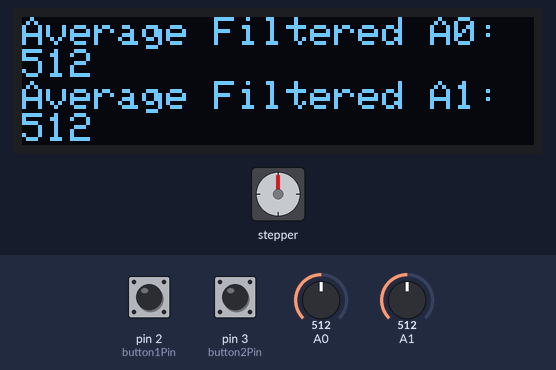
The sketch below on a simulated Arduino Uno, built with avr-gcc and run on an emulated ATmega328P. On the bench: 128×32 one-colour display, stepper motor. The inputs (shaded band) are chosen by the test bench; at power-on: A1 = 512, A0 = 512, pin 2 (button1Pin) HIGH, pin 3 (button2Pin) HIGH. The display library's start-up logo is not drawn; stepper angles assume 200 steps per turn; what the sketch prints to the serial monitor is not drawn.

Above: at 14.2 s.
14.3 s: A1 set to 716
At 15.0 s:
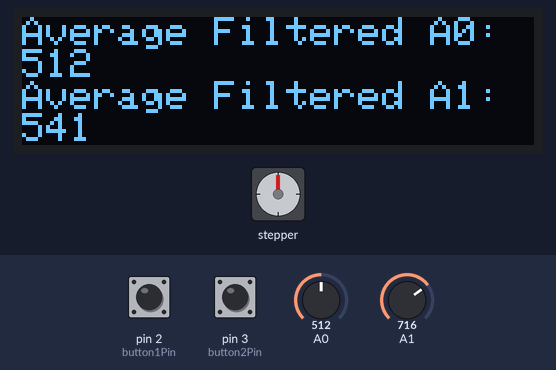
17.3 s: A0 set to 716
At 18.4 s:
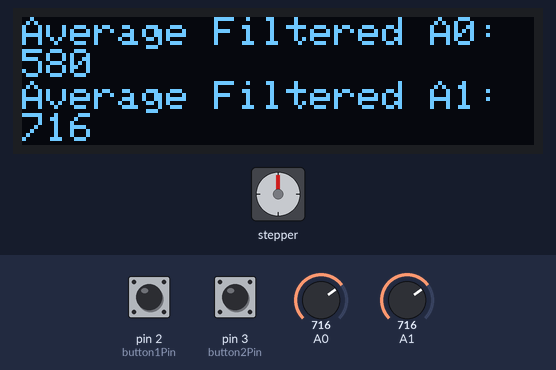
20.3 s: A1 set to 900
At 21.05 s:
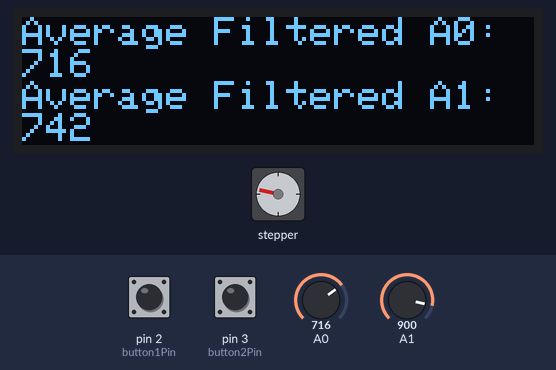
23.3 s: A0 set to 900
At 23.75 s:
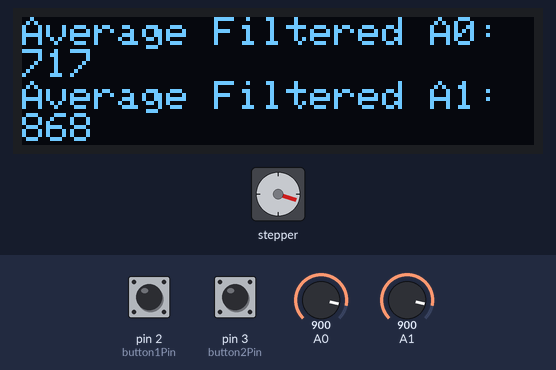
25.7 s: A1 set to 306
At 26.75 s:
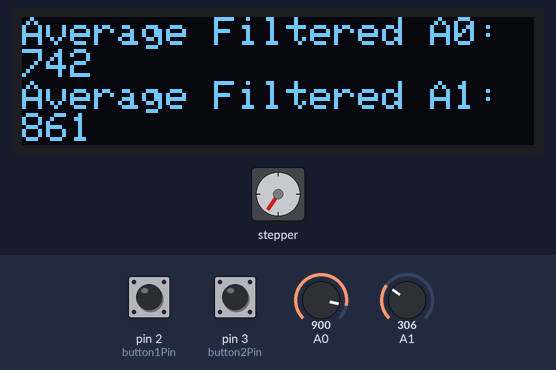
Timing chart, 0 to 29.7 s (numbered marks = the images above; inputs shaded):
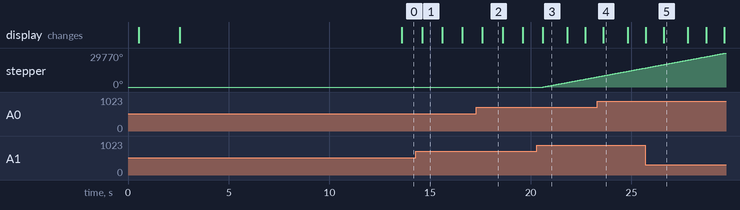

The sketch:

MOTOR_CONTROLER_TEST.ino
```cpp
#include <AccelStepper.h>
#include "OLED_DISPLAY.h"

// Define pin connections
const int dirPin = 5;
const int stepPin = 4;
const int button1Pin = 2; // Button to spin clockwise (emptying)
const int button2Pin = 3; // Button to spin anticlockwise (filling)
const int sleepPin = 8; // Sleep pin for the motor driver

// Define motor interface type
#define motorInterfaceType 1

// Creates an instance
AccelStepper myStepper(motorInterfaceType, stepPin, dirPin);

// Variables to store the current direction and running state
volatile bool button1Pressed = false;
volatile bool button2Pressed = false;
volatile bool motorRunning = false;
volatile bool emergencyEmptying = false;
volatile bool emergencyFilling = false;

// Timer variables for non-blocking analog read
unsigned long previousMillis = 0;
const long readInterval = 100; // 100 milliseconds for 10 readings per second
const long averageInterval = 1000; // 1 second for averaging

// Variables for filtering sensor readings
unsigned long startTime = 0;
float sumA0 = 0, sumA1 = 0;
int countA0 = 0, countA1 = 0; // Separate counters for A0 and A1 readings

// Leaky integrator parameters
const float alpha = 0.99; // Smoothing factor for steady state
const float initialAlpha = 0.2; // Smoothing factor for startup phase
const int startupReadings = 80; // Number of readings in the startup phase

// Low-pass filter parameters
const float beta = 0.9; // Smoothing factor for the low-pass filter

// Filter states
float yA0 = 0;
float yA1 = 0;
float lpA0 = 0;
float lpA1 = 0;

// Variable to track the number of readings
int readingCount = 0;

// Variables for emergency filling condition
const int consecutiveReadingsRequired = 10 * 10; // 10 seconds * 10 readings per second
int consecutiveReadingsCount = 0;
float previousFilteredA0 = 0;

// Flag to alternate readings
bool readA0Next = true;

void setup() {

  delay(500);

  // Initialize Serial communication
  Serial.begin(9600);
  Serial.println("Vat Filler Prototype Test");

  // Set the minimum pulse width (in microseconds)
  myStepper.setMinPulseWidth(1); // 1 microsecond for the A4988 driver

  // Set the maximum speed
  myStepper.setMaxSpeed(5000); // Maximum speed in steps per second

  // Configure button pins as inputs with internal pull-up resistors
  pinMode(button1Pin, INPUT_PULLUP);
  pinMode(button2Pin, INPUT_PULLUP);
  pinMode(dirPin, OUTPUT);
  pinMode(sleepPin, OUTPUT);

  digitalWrite(sleepPin, LOW); // Put motor driver to sleep

  // Attach interrupts to the buttons
  attachInterrupt(digitalPinToInterrupt(button1Pin), button1ISR, CHANGE);
  attachInterrupt(digitalPinToInterrupt(button2Pin), button2ISR, CHANGE);

  setupOLED();

  // Perform sensor calibration to initialize filter states
  calibrateSensors();

  // Initialize the start time for sensor reading
  startTime = millis();
}

void loop() {
  unsigned long currentMillis = millis();

  if (readingCount > startupReadings) {
    if (emergencyEmptying) { // Emergency emptying state
      motorRunning = true;
      digitalWrite(sleepPin, HIGH); // Ensure motor driver is awake
      myStepper.enableOutputs();
      digitalWrite(dirPin, HIGH);
      myStepper.setSpeed(3000); // Set desired speed in steps per second
    } else if (emergencyFilling) { // Emergency filling state
      motorRunning = true;
      digitalWrite(sleepPin, HIGH); // Ensure motor driver is awake
      myStepper.enableOutputs();
      digitalWrite(dirPin, LOW);
      myStepper.setSpeed(-3000); // Set desired speed in steps per second
    } else if (button1Pressed) { // Manual emptying state
      motorRunning = true;
      digitalWrite(sleepPin, HIGH); // Ensure motor driver is awake
      myStepper.enableOutputs();
      digitalWrite(dirPin, HIGH);
      myStepper.setSpeed(3700); // Set desired speed in steps per second
    } else if (button2Pressed) { // Manual filling state
      motorRunning = true;
      digitalWrite(sleepPin, HIGH); // Ensure motor driver is awake
      myStepper.enableOutputs();
      digitalWrite(dirPin, LOW);
      myStepper.setSpeed(-3700); // Set desired speed in steps per second
    } else if (motorRunning) {
      motorRunning = false;
      myStepper.setSpeed(0);
      myStepper.runSpeed(); // Ensure motor stops running
      myStepper.disableOutputs();
      digitalWrite(sleepPin, LOW); // Put motor driver to sleep
    }
  }

  // Run the motor at the set speed
  myStepper.runSpeed();

  // Check if it's time to read analog pins
  if (currentMillis - previousMillis >= readInterval) {
    previousMillis = currentMillis;

    // Alternate reading A0 and A1
    float filteredA0, filteredA1;

    if (readA0Next) {
      filteredA0 = readFilteredAnalog(A0, &yA0, &lpA0);
      filteredA1 = lpA1; // Use previous value
      sumA0 += filteredA0;
      countA0++;
    } else {
      filteredA1 = readFilteredAnalog(A1, &yA1, &lpA1);
      filteredA0 = lpA0; // Use previous value
      sumA1 += filteredA1;
      countA1++;
    }

    readA0Next = !readA0Next; // Toggle the flag

    // Calculate the gradient of the filtered value of A0
    float gradientA0 = filteredA0 - previousFilteredA0;
    previousFilteredA0 = filteredA0;

    // Check if the gradient of A0 is close to zero
    if (abs(gradientA0) < 0.25 && filteredA0 < 1000) {
      consecutiveReadingsCount++;
      // Exit emergency filling state if the condition is met for the required time
      if (consecutiveReadingsCount >= consecutiveReadingsRequired) {
        emergencyFilling = false;
        emergencyEmptying = false;
        motorRunning = false;
        myStepper.setSpeed(0);
        myStepper.runSpeed();
        myStepper.disableOutputs();
        digitalWrite(sleepPin, LOW); // Put motor driver to sleep
      }
    } else {
      consecutiveReadingsCount = 0; // Reset the counter if the condition is not met
    }

    if (currentMillis - startTime >= averageInterval) { // 1 second has passed
      float averageA0 = sumA0 / countA0;
      float averageA1 = sumA1 / countA1;

      // Round the averages to the nearest integer
      int roundedA0 = round(averageA0);
      int roundedA1 = round(averageA1);

      Serial.print("Average Filtered A0: ");
      Serial.print(roundedA0);
      Serial.print("\tAverage Filtered A1: ");
      Serial.println(roundedA1);

      updateOLED(roundedA0, roundedA1);

      // Check for sensor error condition
      if (roundedA0 > roundedA1) {
        Serial.println("ERROR");
        calibrateSensors();
      } else {
        // Check for emergency filling condition
        if (roundedA0 > 1000 && !emergencyEmptying) {
          emergencyFilling = true;
          button1Pressed = false;
          button2Pressed = false;
        }

        // Check for emergency emptying condition
        if (roundedA1 < 1000) {
          emergencyEmptying = true;
          emergencyFilling = false;
          button2Pressed = false; // Ensure filling doesn't interfere
        } else if (emergencyEmptying && roundedA1 >= 1020) {
          emergencyEmptying = false;
          motorRunning = false;
          myStepper.setSpeed(0);
          myStepper.runSpeed();
          myStepper.disableOutputs();
          digitalWrite(sleepPin, LOW); // Put motor driver to sleep
        }

        // Check to exit emergency filling state
        if (emergencyFilling && roundedA1 < 1000) {
          emergencyFilling = false;
          emergencyEmptying = true; // Transition to emergency emptying
        }

        // Reset for the next cycle
        startTime = currentMillis;
        sumA0 = 0;
        sumA1 = 0;
        countA0 = 0;
        countA1 = 0;
      }
    }
  }
}


float readFilteredAnalog(int pin, float* integratorState, float* lowPassState) {
  float rawValue = analogRead(pin);

  // Apply leaky integrator filter
  float leakyValue = applyLeakyIntegrator(rawValue, integratorState);

  // Apply low-pass filter
  float filteredValue = applyLowPassFilter(leakyValue, lowPassState);

  return filteredValue;
}

// Interrupt service routine for button 1
void button1ISR() {
  button1Pressed = digitalRead(button1Pin) == LOW;
  if (button1Pressed) {
    button2Pressed = false; // Ensure only one button is active at a time
    emergencyFilling = false;
  }
}

// Interrupt service routine for button 2
void button2ISR() {
  if (analogRead(A1) >= 1020) {
    button2Pressed = digitalRead(button2Pin) == LOW;
    if (button2Pressed){
      button1Pressed = false; // Ensure only one button is active at a time
      emergencyFilling = false;
    }
  }
}

// Function to apply the leaky integrator filter
float applyLeakyIntegrator(float input, float* y) {
  // Use a higher alpha value during the startup phase
  float currentAlpha = (readingCount < startupReadings) ? initialAlpha : alpha;
  *y = currentAlpha * (*y) + (1.0 - currentAlpha) * input;
  readingCount++;
  return *y;
}

// Function to apply the low-pass filter
float applyLowPassFilter(float input, float* y) {
  *y = beta * input + (1.0 - beta) * (*y);
  return *y;
}

// Function to calibrate sensors
void calibrateSensors() {
  for (int i = 0; i < startupReadings; i++) {
    float rawA0 = analogRead(A0);
    delayMicroseconds(10); // Short non-blocking delay
    float rawA1 = analogRead(A1);
    yA0 = initialAlpha * yA0 + (1.0 - initialAlpha) * rawA0;
    yA1 = initialAlpha * yA1 + (1.0 - initialAlpha) * rawA1;
    delay(readInterval); // Wait for the read interval before next reading
  }
  // Initialize low-pass filter states
  lpA0 = yA0;
  lpA1 = yA1;
}
```

OLED_DISPLAY.h
```cpp
#ifndef OLED_DISPLAY_H
#define OLED_DISPLAY_H

#include <Wire.h>
#include <Adafruit_GFX.h>
#include <Adafruit_SSD1306.h>
#include "logo_data.h" // Include the logo data header

#define SCREEN_WIDTH 128 // OLED display width, in pixels
#define SCREEN_HEIGHT 32 // OLED display height, in pixels

// Declaration for an SSD1306 display connected to I2C (SDA, SCL pins)
#define OLED_RESET -1 // Reset pin # (or -1 if sharing Arduino reset pin)
#define SCREEN_ADDRESS 0x3C // Address for 128x32 display

Adafruit_SSD1306 display(SCREEN_WIDTH, SCREEN_HEIGHT, &Wire, OLED_RESET);

void setupOLED() {
    if (!display.begin(SSD1306_SWITCHCAPVCC, SCREEN_ADDRESS)) {
        Serial.println(F("SSD1306 allocation failed"));
        for (;;); // Don't proceed, loop forever
    }

    // Set display rotation to 180 degrees
    display.setRotation(2);

    display.display();
    delay(2000); // Pause for 2 seconds

    // Clear the buffer
    display.clearDisplay();

    // Draw the logo
    display.drawBitmap(
        (display.width() - LOGO_WIDTH) / 2,
        (display.height() - LOGO_HEIGHT) / 2,
        monocure3d_logo, LOGO_WIDTH, LOGO_HEIGHT, SSD1306_WHITE);
    display.display();
    delay(2000);
}

void updateOLED(int averageA0, int averageA1) {
    display.clearDisplay();
    display.setCursor(0, 0);
    display.setTextSize(1);
    display.setTextColor(SSD1306_WHITE);
    display.print(F("Average Filtered A0: "));
    display.println(averageA0);
    display.print(F("Average Filtered A1: "));
    display.println(averageA1);
    display.display();
}

#endif
```

Source omitted: logo_data.h (data table, 3265 bytes)

Measured:
- after the input at 14.3 s, the display: changes after 0.31 s (image 1)
- after the input at 17.3 s, the display: changes after 0.30 s (image 2)
- after the input at 20.3 s, the display: changes after 0.30 s (image 3)
- what the display in image 1 shows lasts 1.0 s, from 14.6 s to 15.6 s
